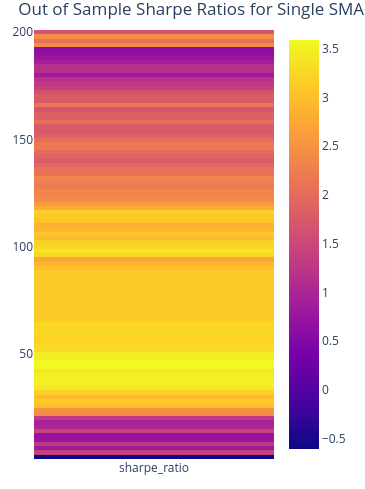

Notebook code for this chart:
### Markdown cell above
And for just single SMA on out of sample?

### Code cell
windows = np.arange(2, 201, 2)
sma = vbt.MA.run(out_sample["Close"], window=windows, short_name="sma")
price = out_sample["Close"].vbt.tile(len(windows))
price.columns = sma.ma.columns
entries = price > sma.ma
exits = price < sma.ma

portfolio = vbt.Portfolio.from_signals(
    close=out_sample["Close"], entries=entries, exits=exits, init_cash=100_000, freq="D"
)

sharpe_ratios = portfolio.sharpe_ratio()
best_param = sharpe_ratios.idxmax()
best_window = best_param

print(f"\nBest Parameter Found:")
print(f"  Window: {best_window}")
print(f"  Resulting Sharpe Ratio: {sharpe_ratios.max():.2f}")

sharpe_ratios.vbt.heatmap(
    title="Out of Sample Sharpe Ratios for Single SMA Strategy"
).show()

### Figure 1 — Plotly figure (JSON) as saved in the notebook; plotly's stock layout.template omitted (floating-point values rounded to 4 significant figures)
{"data": [{"colorscale": [[0, "#0d0887"], [0.1111, "#46039f"], [0.2222, "#7201a8"], [0.3333, "#9c179e"], [0.4444, "#bd3786"], [0.5556, "#d8576b"], [0.6667, "#ed7953"], [0.7778, "#fb9f3a"], [0.8889, "#fdca26"], [1, "#f0f921"]], "hoverongaps": false, "type": "heatmap", "uid": "d2b6f81f-f8f4-446e-b0ee-eaa4bb209457", "x": ["sharpe_ratio"], "y": [2, 4, 6, 8, 10, 12, 14, 16, 18, 20, 22, 24, 26, 28, 30, 32, 34, 36, 38, 40, 42, 44, 46, 48, 50, 52, 54, 56, 58, 60, 62, 64, 66, 68, 70, 72, 74, 76, 78, 80, 82, 84, 86, 88, 90, 92, 94, 96, 98, 100, 102, 104, 106, 108, 110, 112, 114, 116, 118, 120, 122, 124, 126, 128, 130, 132, 134, 136, 138, 140, 142, 144, 146, 148, 150, 152, 154, 156, 158, 160, 162, 164, 166, 168, 170, 172, 174, 176, 178, 180, 182, 184, 186, 188, 190, 192, 194, 196, 198, 200], "z": [[-0.6048], [1.402], [0.848], [1.287], [0.7524], [0.7021], [1.441], [1.002], [0.951], [1.29], [2.411], [2.501], [3.0], [3.113], [2.963], [3.166], [3.41], [3.494], [3.494], [3.487], [3.39], [3.588], [3.582], [3.475], [3.475], [3.279], [3.279], [3.211], [3.211], [3.266], [3.266], [3.266], [3.109], [3.109], [3.109], [3.109], [3.109], [3.109], [3.109], [3.109], [3.109], [3.109], [3.109], [3.109], [2.996], [2.886], [2.756], [3.239], [3.384], [3.249], [3.196], [2.981], [3.097], [2.898], [2.852], [3.061], [3.106], [3.164], [2.78], [2.611], [2.404], [2.314], [2.345], [2.229], [2.252], [2.316], [2.107], [2.081], [1.896], [1.792], [1.864], [1.99], [2.206], [2.173], [2.011], [1.819], [1.725], [1.799], [2.041], [1.825], [1.849], [1.681], [2.137], [1.755], [1.777], [1.617], [1.389], [1.272], [1.168], [0.8605], [1.164], [1.146], [0.9261], [0.7711], [0.6495], [0.5805], [2.409], [2.083], [2.439], [1.66]]}], "layout": {"height": 490.0, "legend": {"orientation": "h", "traceorder": "normal", "x": 1, "xanchor": "right", "y": 1.02, "yanchor": "bottom"}, "margin": {"b": 30, "l": 30, "r": 30, "t": 30}, "title": {"text": "Out of Sample Sharpe Ratios for Single SMA Strategy"}, "width": 365}}
